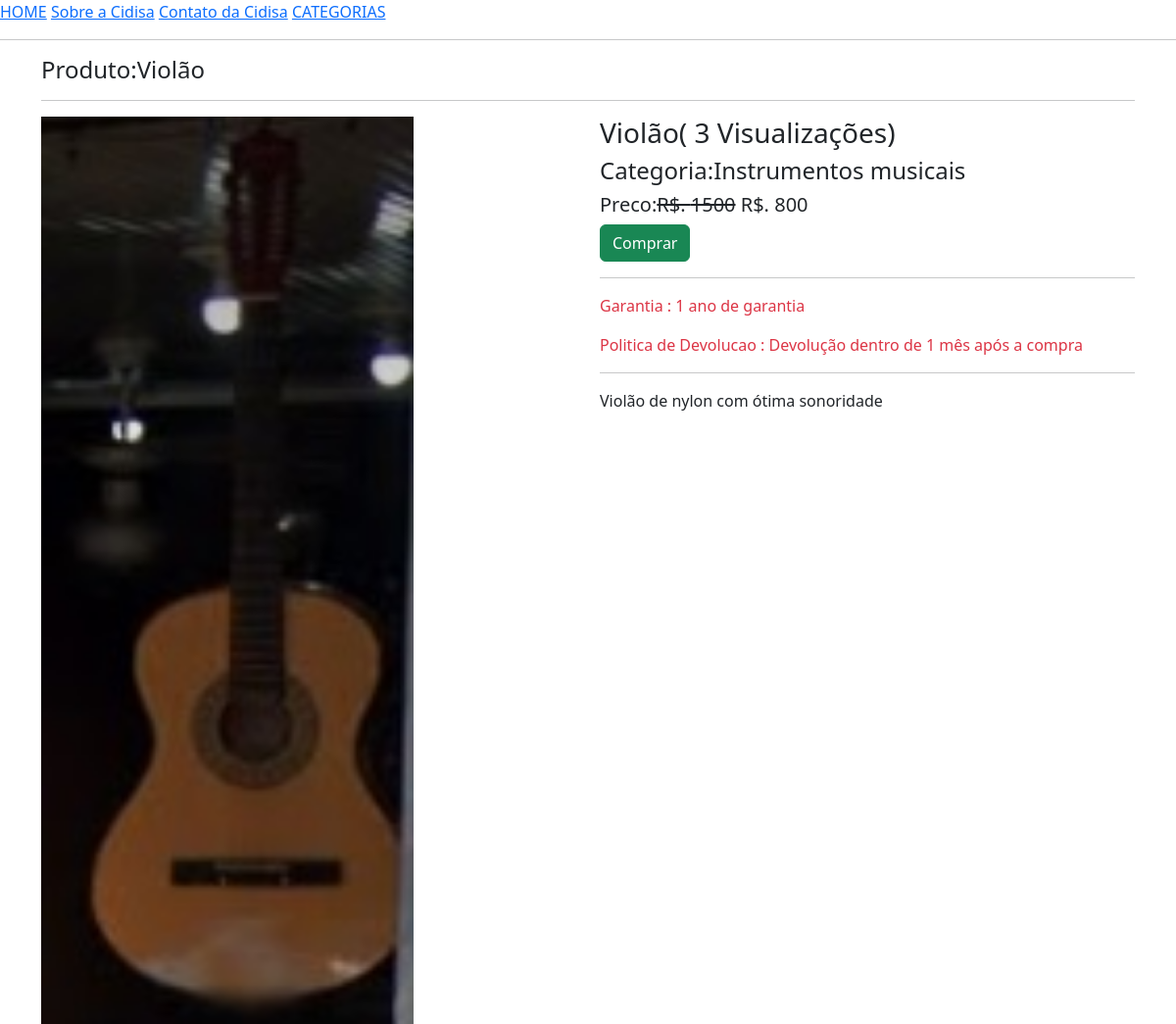
The page /produto/violao-nylon on the database its author committed.
### lojaapp/models.py (models this page shows, shortened)
class Produto(models.Model):
    titulo= models.CharField(max_length=200)
    slug= models.SlugField(unique=True)
    categoria= models.ForeignKey(Categoria,on_delete=models.CASCADE)
    image= models.ImageField(upload_to="produtos")
    preco_mercado= models.PositiveIntegerField()
    venda= models.PositiveIntegerField()
    descricao= models.TextField()
    garantia= models.CharField(max_length=300,null=True,blank=True)
    return_devolucao= models.CharField(max_length=300,null=True,blank=True)
    visualizacao= models.PositiveIntegerField(default=0)

class Categoria(models.Model):
    titulo= models.CharField(max_length=200)
    slug= models.SlugField(unique=True)
    def __str__(self):
        return self.titulo

### lojaapp/views.py (the view)
# urls.py: path("produto/<slug:slug>",ProdutoDetalheView.as_view(),name="produtodetalhe"),
class ProdutoDetalheView(TemplateView):
    template_name = "produtodetalhe.html"
    def get_context_data(self, **kwargs):
        context=super().get_context_data(**kwargs)
        url_slug=self.kwargs['slug']
        produto=Produto.objects.get(slug=url_slug)
        produto.visualizacao +=1
        produto.save()
        context['produto']=produto
        return context

### templates/produtodetalhe.html (shortened to what this page needs)
{% extends 'base.html' %}
{% block content %}
<div class="container">
    <h4>Produto:{{produto.titulo}}</h4><hr>
    <div class="row">
        <div class="col-md-6">
            <img src="{{produto.image.url}}" alt="" class="img-fluid" width="380px">
        </div>
        <div class="col-md-6" text-left>
            <h3>{{produto.titulo}}( {{produto.visualizacao}} Visualizações)</h3>
            <h4>Categoria:{{produto.categoria}}</h4>
            <h5>Preco:<strike>R$. {{produto.preco_mercado}}</strike> R$. {{produto.venda}}</h5>
            <a href="{% url 'lojaapp:addcarro' produto.id %}" class="btn btn-success">Comprar</a><hr>
            <p class="text-danger">Garantia : {{produto.garantia}}</p>
            <p class="text-danger">Politica de Devolucao : {{produto.return_devolucao}}</p><hr>
            <p class="text-sucess">{{produto.descricao}}</p>
        </div>
    </div>
</div>
   {%endblock%}

### rows shown on the page
Produto: titulo "Violão", image (picture), visualizacao "3", categoria "Instrumentos musicais", preco_mercado "1500", venda "800", garantia "1 ano de garantia", return_devolucao "Devolução dentro de 1 mês após a compra", descricao "Violão de nylon com ótima sonoridade"
